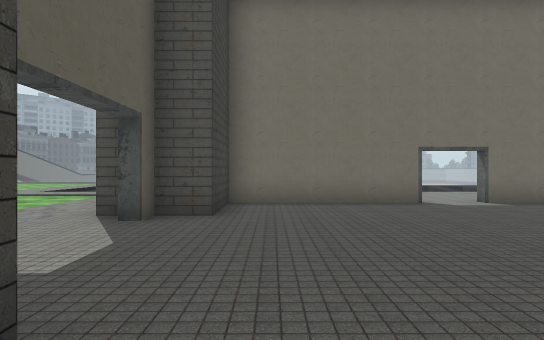
View 1 (above)

24 first-person views from a walk through a Unity game level. The camera is 1.5 m above the floor, looks level and sees 75° across. The floor is counted in squares, 2 m on a side. Each view is taken from the middle of a square. On the plan, view 1 faces up. The plan holds only what a view shows up to about 11 squares ahead; the rest is blank. The place goes on beyond the plan. Some surface patterns are stand-ins.

View 2
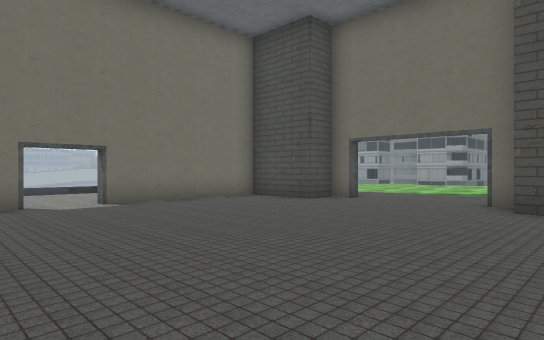

View 3
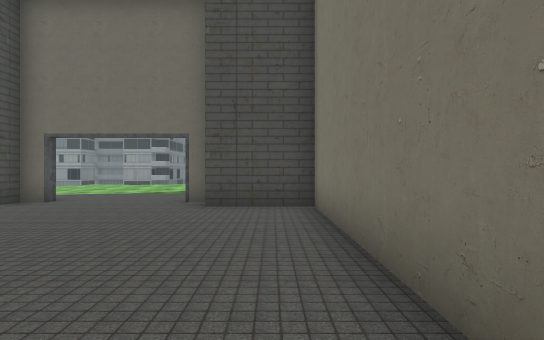

View 4
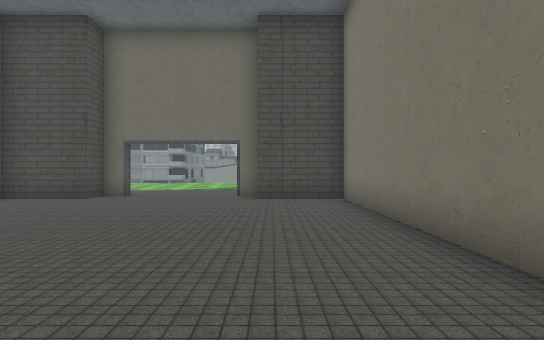

View 5
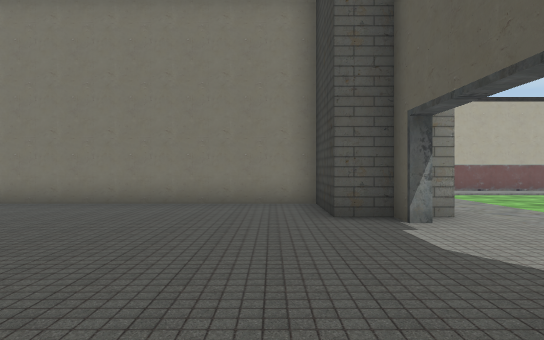

View 6
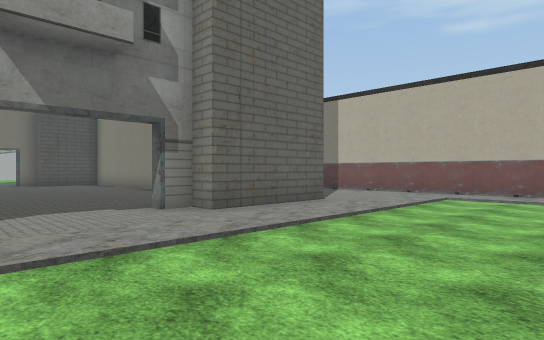

View 7
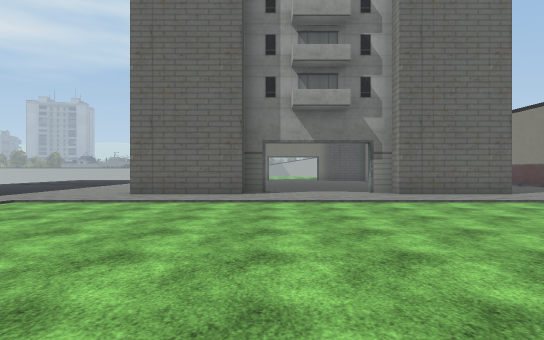

View 8
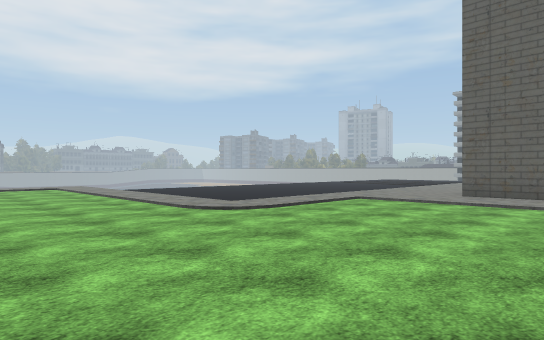

View 9
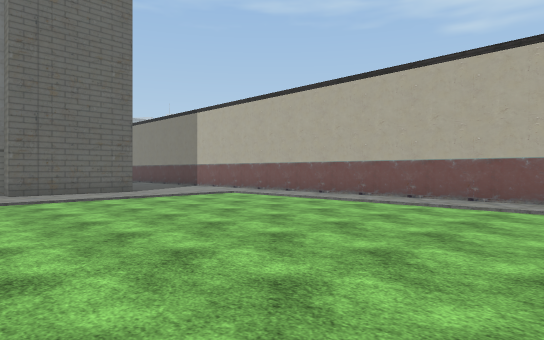

View 10
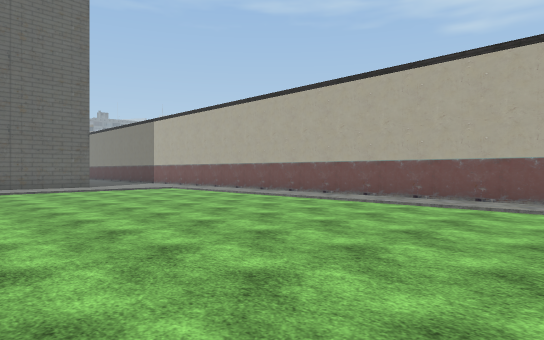

View 11
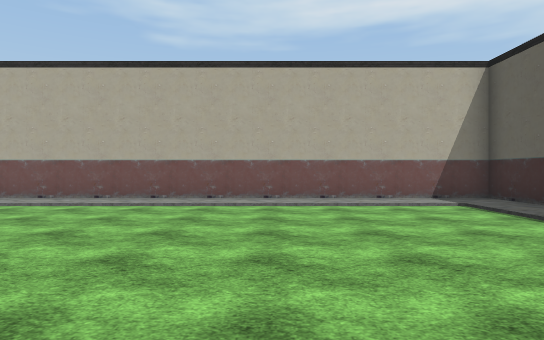

View 12
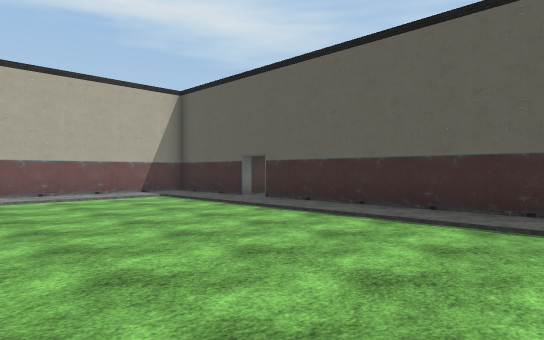

View 13
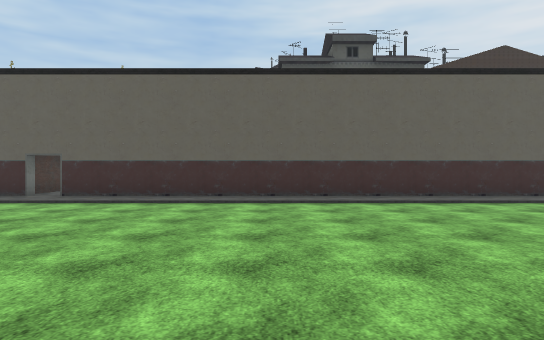

View 14
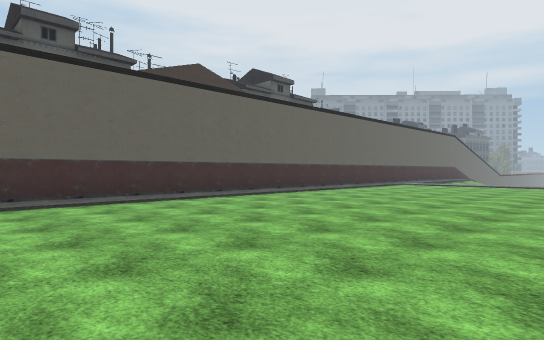

View 15
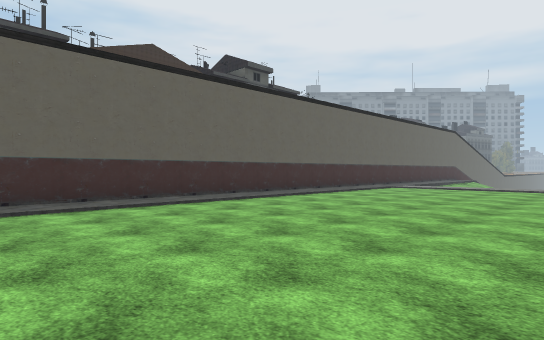

View 16
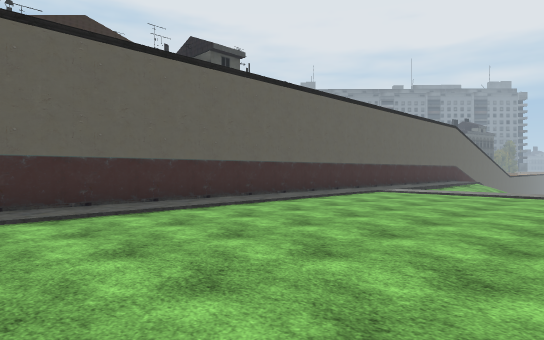

View 17
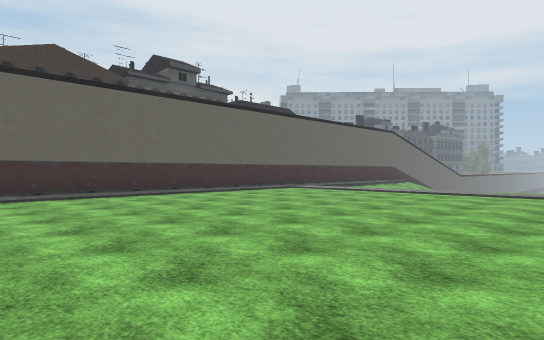

View 18
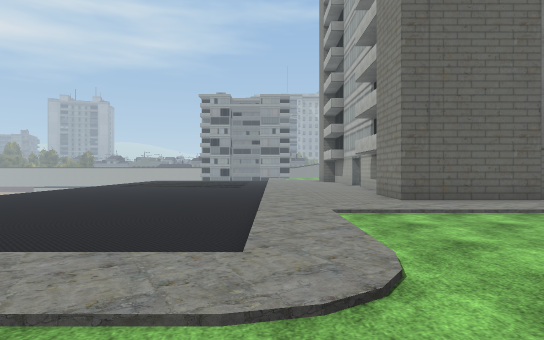

View 19
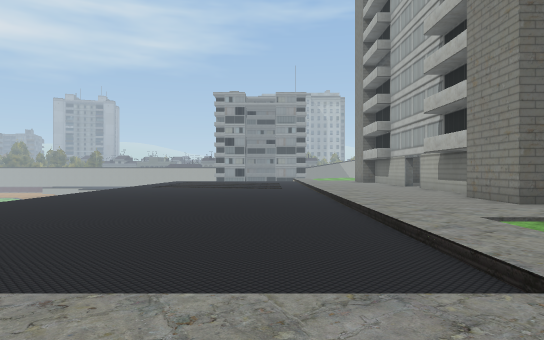

View 20
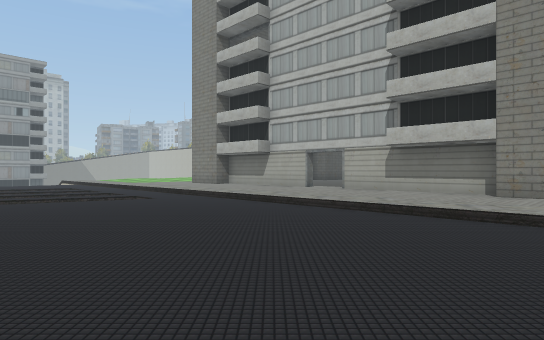

View 21
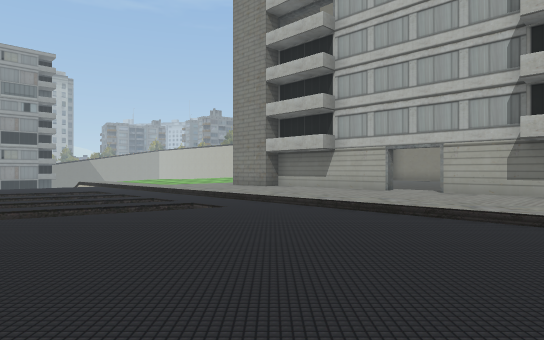

View 22
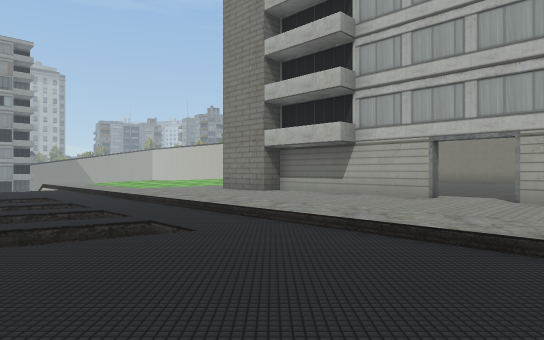

View 23
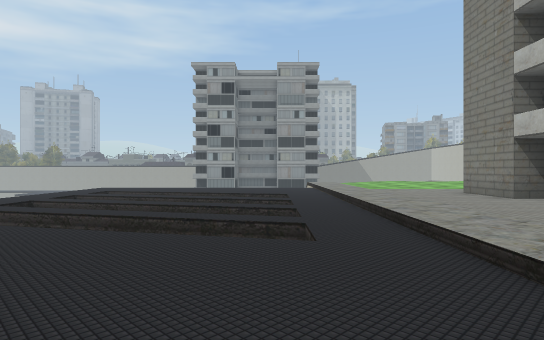

View 24
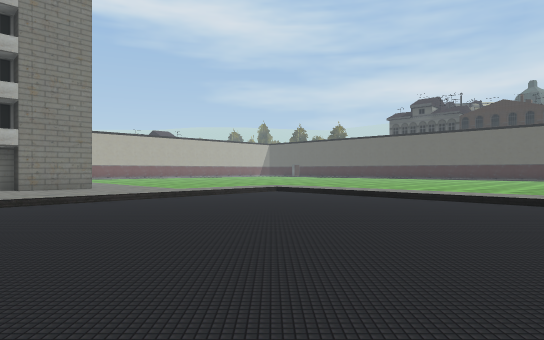

### Floor plan
Key: @ floor where view 1 was taken; # wall or solid block; x gap in a wall; . main floor; - floor 0.25 m lower than the main floor; / step, stairs or slope; v drop or lower ground.
Columns run from 27 left of view 1 to 13 right of it. Each row starts with its distance up from view 1.
 21     ////////            /////         ///
 20    /.........     ./---------        v-v-
 19   ./.........  ..../---------      v-vvvv
 18  #./.........  ..../------------  vvvvvv
 17  #./.........   .../--------------vvvv v
 16  #./.........  ..../-------------- v vvv
 15  #./.........  ..../-------------vvvvvvv
 14  #./.......... ..../-------------vvvvvvvv
 13  #./.......... ..../---------------------
 12  #./.......... ...///////////////////////
 11  #./.........  .../////..................
 10  #./........ ........./..................
  9  #./.......   ......../.###..........##..
  8  #//........  ......../.#######.######
  7   //........   ......./.###..........#
  6   x/........  . ....../.###..........##..
  5   #/.......   . ....../..................
  4   #/...... .    ....../..................
  3   #/...... ... ......./..................
  2   #/................../..#............#.
  1   #/................../.###..........##
  0   #/................../.###@.........#
 -1   #/................../.##############
 -2  ../................../..#
 -3 ##./................../...
 -4  #./................../...
 -5  #........................
 -6  ########################

Positions as (right, up) in squares from view 1, and headings:
1: (0, 0), facing up
2: (2, 0), facing up-right
3: (2, 0), facing right
4: (0, 1), facing right
5: (0, 7), facing down
6: (-8, 5), facing down-right
7: (-13, 5), facing right
8: (-13, 6), facing up-right
9: (-14, 3), facing down-right
10: (-18, 3), facing down-right
11: (-20, 3), facing down
12: (-19, 5), facing down-left
13: (-16, 4), facing left
14: (-16, 4), facing up-left
15: (-17, 7), facing up-left
16: (-18, 10), facing up-left
17: (-14, 10), facing up-left
18: (-11, 12), facing right
19: (-10, 14), facing right
20: (-3, 18), facing down-right
21: (0, 18), facing down-right
22: (2, 16), facing down-right
23: (2, 14), facing right
24: (1, 21), facing down-left
